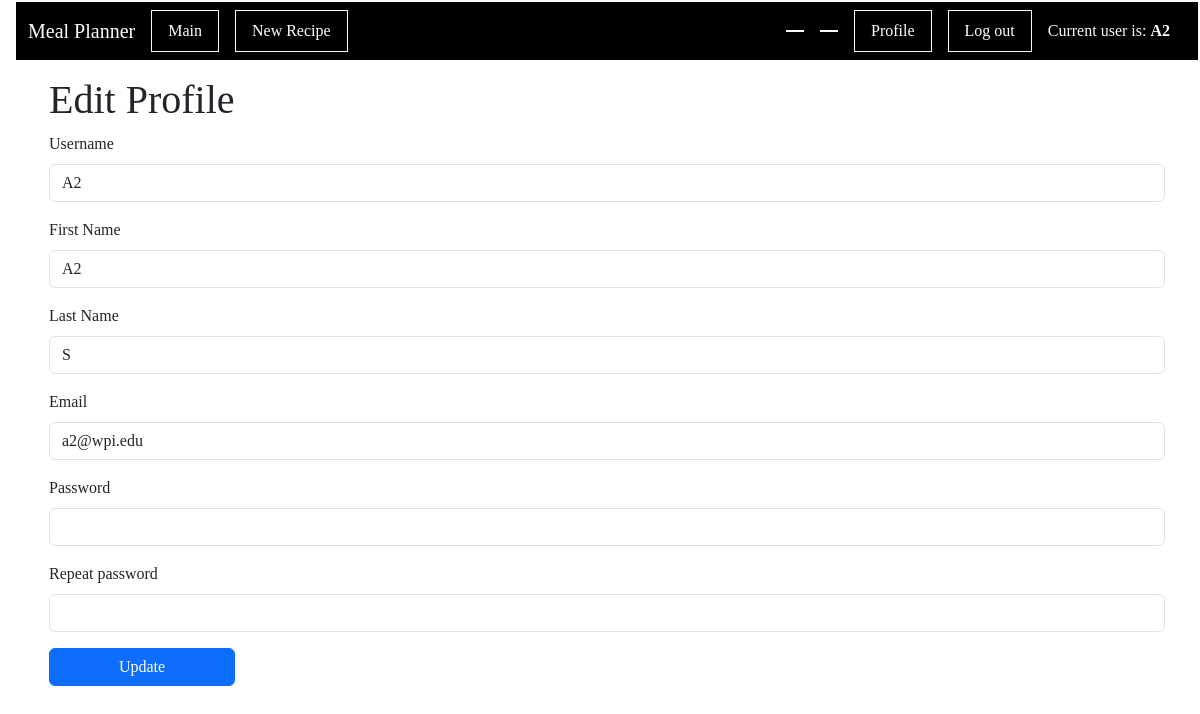
Screenshot of /user/profile/edit (signed in) with the database file from the repository.
### app/main/models.py (models this page shows, shortened)
class User(db.Model, UserMixin):
    id: sqlo.Mapped[int] = sqlo.mapped_column(primary_key=True)
    first_name: sqlo.Mapped[str] = sqlo.mapped_column(sqla.String(64))
    last_name: sqlo.Mapped[str] = sqlo.mapped_column(sqla.String(64))
    username: sqlo.Mapped[str] = sqlo.mapped_column(sqla.String(64))
    email: sqlo.Mapped[str] = sqlo.mapped_column(sqla.String(120))
    password_hash: sqlo.Mapped[str] = sqlo.mapped_column(sqla.String(256))
    is_certified: sqlo.Mapped[bool] = sqlo.mapped_column(sqla.Boolean, default=False)
    written_recipes: sqlo.WriteOnlyMapped['Recipe'] = sqlo.relationship(back_populates='writer')
    users_saved_recipes : sqlo.WriteOnlyMapped['Recipe'] = sqlo.relationship(
        secondary=saved_recipes_table,
        primaryjoin=(saved_recipes_table.c.user_id == id),
        back_populates='recipe_saved_by_users',
        passive_deletes=True)
    curr_ingredients: sqlo.WriteOnlyMapped['UserIngredientListUse'] = sqlo.relationship(back_populates='userlist_user')
    @login.user_loader
    def load_user(id):
        return db.session.get(User, int(id))

### app/main/routes.py (the view)
@bp_main.route('/user/profile/edit', methods=['GET','POST'])
def edit_profile():
    eform = EditForm()
    if eform.validate_on_submit():
        current_user.username = eform.username.data
        current_user.first_name = eform.first_name.data
        current_user.last_name = eform.last_name.data
        current_user.email = eform.email.data
        current_user.set_password(eform.password.data)
        db.session.add(current_user)
        db.session.commit()
        flash('Your changes have been saved.')
        return redirect(url_for('main.display_profile'))
    elif request.method == 'GET':
        eform.username.data = current_user.username
        eform.first_name.data = current_user.first_name
        eform.last_name.data = current_user.last_name
        eform.email.data = current_user.email
    return render_template('edit_profile.html', title="Edit Profile", form=eform, user=current_user)

### app/main/forms.py (shortened to what this page needs)
class EditForm(FlaskForm):
    username = StringField('Username', validators=[DataRequired()])
    first_name = StringField('First Name', validators=[DataRequired()])
    last_name = StringField('Last Name', validators=[DataRequired()])
    email = StringField('Email', validators=[DataRequired(), Email()])
    password = PasswordField('Password', validators=[DataRequired()])
    password2 = PasswordField('Repeat password', validators=[DataRequired(), EqualTo('password')])
    submit = SubmitField('Update')

### meal_planner.py (called while the page is built)
@app.before_request
def initDB(*args, **kwargs):
    if app._got_first_request:
        db.create_all()

### app/main/templates/edit_profile.html (shortened to what this page needs)
{% extends "base.html" %}
{% import 'bootstrap_wtf.html' as wtf %}
{% block content %}
    <h1>Edit Profile</h1>
    <form action="{{ url_for('main.edit_profile') }}", method="POST">
        {{wtf.form_field(form.username)}}
        {{wtf.form_field(form.first_name)}}
        {{wtf.form_field(form.last_name)}}
        {{wtf.form_field(form.email)}}
        {{wtf.form_field(form.password)}}
        {{wtf.form_field(form.password2)}}
        {{wtf.form_field(form.submit)}}
    </form>
{% endblock %}

### app/main/templates/base.html (shortened to what this page needs)
<html>
    <head>
       <link
            href="https://cdn.jsdelivr.net/npm/bootstrap@5.3.2/dist/css/bootstrap.min.css"
            rel="stylesheet"
>
       <link rel="stylesheet" href="{{ url_for('static', filename='css/main.css') }}">
       <head>{{ moment.include_moment() }}</head>
    </head>
    <body>
        <nav class = "navbar navbar-dark navbar-expand-lg" style="background-color: black;">
            <div class="container-fluid">
                <a class="navbar-brand" href="{{ url_for('main.index') }}">Meal Planner</a>
                <div class="collapse navbar-collapse" id="navbarSupportedContent">
                    <ul class="navbar-nav me-auto mb-2 mb-lg-0">
                        {% if not current_user.is_anonymous %}
                            <li class="nav-item border border-light px-2 me-3 ">
                                <a class="nav-link text-white" aria-current="page" href="{{ url_for('main.index') }}">Main</a>
                            </li>
                            <li class="nav-item border border-light px-2 me-3 " >
                                <a class="nav-link text-white" aria-current="page" href="{{ url_for('main.createRecipe') }}">New Recipe</a>
                            </li>
                        {% endif %}
                    </ul>
                    <ul class="navbar-nav ms-auto mb-2 mb-lg-0 align-items-center">
                        {% if not current_user.is_anonymous %}
                            <li class="nav-item border border-light px-2 me-3 " >
                            </li>
                            <li class="nav-item border border-light px-2 me-3 " >
                            </li>
                            <li class="nav-item border border-light px-2 me-3 " >
                                <a class="nav-link text-white" aria-current="page" href="{{ url_for('main.display_profile') }}">Profile</a>
                            </li>
                            <li class="nav-item border border-light px-2 me-3 " >
                                <a class="nav-link text-white" aria-current="page" href="{{ url_for('auth.logout') }}">Log out</a>
                            </li>
                            <li class="nav-item me-3">
                                <span class="navbar-text text-light">
                                    Current user is: <strong>{{ current_user.first_name }}</strong>
                                </span>
                            </li>
                        {% else %}
                            <li class="nav-item border border-light px-2 me-3 " >
                                <a class="nav-link text-white" aria-current="page" href="{{ url_for('auth.login') }}">Log in</a>
                            </li>
                        {% endif %}
                    </ul>
                </div>
            </div>
        </nav>
        <div class="container mt-3">
            {% block content %}{% endblock %}
        </div>
    </body>
</html>

### app/main/templates/bootstrap_wtf.html (shortened to what this page needs)
{% macro form_field(field, autofocus) %}
  {%- if field.type == 'BooleanField' %}
  <div class="form-check mb-3">
    {{ field(class='form-check-input') }}
    {{ field.label(class='form-check-label') }}
  </div>
  {%- elif field.type == 'SelectField' %}
    {{ field.label(class='form-label') }}
    {{ field(class='form-select mb-3') }}
  {%- elif field.type == 'QuerySelectMultipleField' %}
    {{ field.label(class='form-label') }}
    {{ field(class='form-select mb-3') }}
  {%- elif field.type == 'SubmitField' %}
  {{ field(class='btn btn-primary mb-3 col-2') }}
  {%- else %}
  <div class="mb-3">
    {{ field.label(class='form-label') }}
    {% if autofocus %}
      {{ field(class='form-control' + (' is-invalid' if field.errors else ''), autofocus=True) }}
    {% else %}
      {{ field(class='form-control' + (' is-invalid' if field.errors else '')) }}
    {% endif %}
  </div>
  {%- endif %}
{% endmacro %}

### app/static/css/main.css (style rules this page uses)
body { margin: 1px 1px 1px 15px; padding: 1px; font-family: Tahoma; text-align: left; }

### rows the page displays
User: first_name "A2", username "A2", last_name "S", email "a2@wpi.edu"

### other values shown
{{ field.label(class='form-label') }} "Username First Name Last Name Email Password Repeat password"
